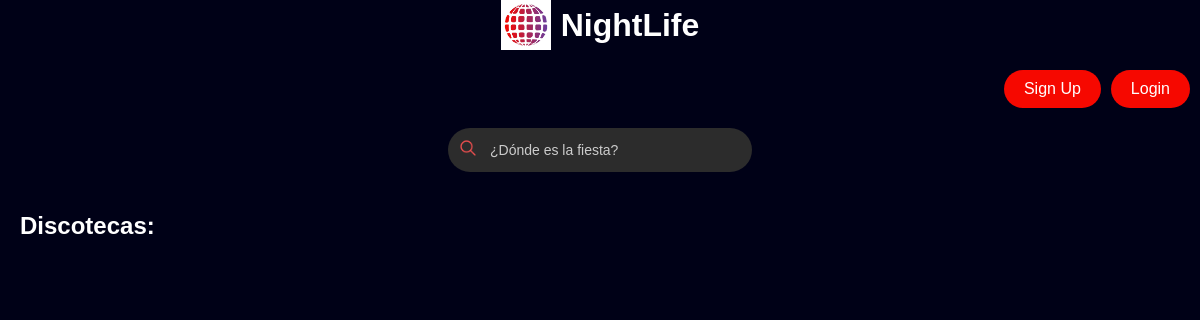
/, run on an earlier commit of the app's database.
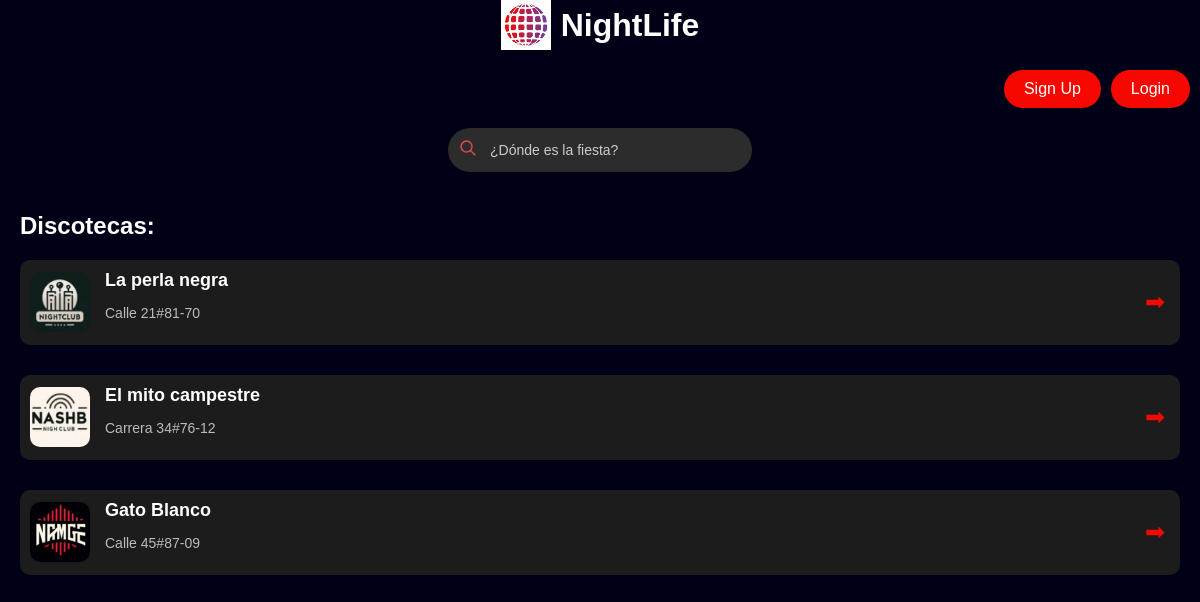
And on a later commit of the database.
### tickets/models.py (models this page shows, shortened)
class NightClub(models.Model):
    name = models.CharField(max_length=255)
    address = models.CharField(max_length=255, null=True, blank=True)  # Allow null and blank values
    description = models.TextField(blank=True, null=True)
    image = models.ImageField(upload_to='nightclubs/', blank=True, null=True)

### tickets/views.py (the view)
# urls.py: path('', views.home_view, name='home'),  # Home page
def home_view(request):
    nightclubs = NightClub.objects.all()
    return render(request, 'tickets/home.html', {'nightclubs': nightclubs})

### tickets/templates/tickets/home.html (shortened to what this page needs)
<!DOCTYPE html>
<html lang="en">
<head>
    {% load static %}
    <link rel="stylesheet" href="{% static 'css/styles.css' %}">
</head>
<body class="homepage">
<header class="header">
    <div class="logo-section">
        <img src="{% static 'images/logo.png' %}" alt="NightLife Logo" class="logo">
        <h1>NightLife</h1>
    </div>
    <div class="header-icons">
        {% if user.is_authenticated %}
            <a href="{% url 'profile' %}" class="profile-icon">
                <img src="{% static 'images/profile-icon.png' %}" alt="Profile Icon">
            </a>
        {% else %}
            <a href="{% url 'register' %}" class="auth-button red-button">Sign Up</a>
            <a href="{% url 'login' %}" class="auth-button red-button">Login</a>
        {% endif %}
    </div>
</header>
    <section class="search-section">
        <div class="search-bar">
            <span class="search-icon">
                <img src="{% static 'images/search-icon.png' %}" alt="Search Icon">
            </span>
            <input type="text" placeholder="¿Dónde es la fiesta?" name="search" class="search-input">
        </div>
    </section>
    <section class="nightclub-list">
        <h2>Discotecas:</h2>
        <div class="nightclubs">
            {% for nightclub in nightclubs %}
            <div class="nightclub-card">
                <img src="{{ nightclub.image.url }}" alt="{{ nightclub.name }}" class="nightclub-img">
                <div class="nightclub-info">
                    <h3>{{ nightclub.name }}</h3>
                    <p>{{ nightclub.address }}</p>
                </div>
                <a href="{% url 'ticket-list' %}?nightclub={{ nightclub.id }}" class="arrow-icon">
                    <span>&#10145;</span>
                </a>
            </div>
            {% endfor %}
        </div>
    </section>
</body>
</html>

### tickets/static/css/styles.css (style rules this page uses)
body { background-color: #000117; color: white; font-family: 'Arial', sans-serif; margin: 0; display: flex; flex-direction: column; }
.auth-button { padding: 10px 20px; border-radius: 25px; color: white; font-size: 16px; text-decoration: none; }
.red-button { background-color: #F60800; }
.nightclub-card { display: flex; justify-content: space-between; align-items: center; background-color: #1c1c1c; padding: 10px; border-radius: 10px; margin-bottom: 15px; }
.auth-button { position: relative; padding: 10px 20px; border-radius: 25px; color: white; font-size: 16px; text-decoration: none; background-color: #F60800; }
.auth-button { display: inline-block; padding: 10px 20px; border-radius: 25px; text-decoration: none; color: white; font-size: 16px; margin-right: 10px; }
.search-section { text-align: center; margin-top: 20px; }
.search-bar { display: inline-flex; align-items: center; background-color: #2c2c2c; padding: 10px; border-radius: 25px; }
.search-icon img { height: 20px; margin-right: 10px; }
.search-input { border: none; background: none; color: white; font-size: 16px; width: 250px; }
.search-input::placeholder { color: #ccc; }
.nightclub-list { margin: 20px; }
.nightclub-list h2 { font-size: 24px; margin-bottom: 20px; text-align: left; }
.nightclubs { display: flex; flex-direction: column; gap: 15px; }
.nightclub-card { background-color: #1c1c1c; display: flex; align-items: center; padding: 10px; border-radius: 10px; position: relative; }
.nightclub-img { height: 60px; width: 60px; border-radius: 10px; margin-right: 15px; }
.nightclub-info { flex-grow: 1; }
.nightclub-info h3 { font-size: 18px; margin: 0; color: white; }
.nightclub-info p { font-size: 14px; color: #bbb; }
.arrow-icon { position: absolute; right: 15px; font-size: 24px; color: #F60800; text-decoration: none; }
.logo-section { display: flex; align-items: center; justify-content: center; margin-bottom: 20px; }
.logo { width: 50px; height: auto; margin-right: 10px; }
h1 { font-size: 32px; color: white; margin: 0; }
h2 { color: white; margin-bottom: 20px; }
input[type="text"], input[type="email"], input[type="password"], select { font-size: 14px; }
.header-icons { display: flex; align-items: center; justify-content: flex-end; flex-grow: 1; }
.auth-button { padding: 10px 20px; border-radius: 25px; color: white; font-size: 16px; text-decoration: none; background-color: #F60800; text-align: center; }

What changed in the data, as far as the page shows it:
added NightClub: image (picture), name "La perla negra", address "Calle 21#81-70"
added NightClub: image (picture), name "El mito campestre", address "Carrera 34#76-12"
added NightClub: image (picture), name "Gato Blanco", address "Calle 45#87-09"
